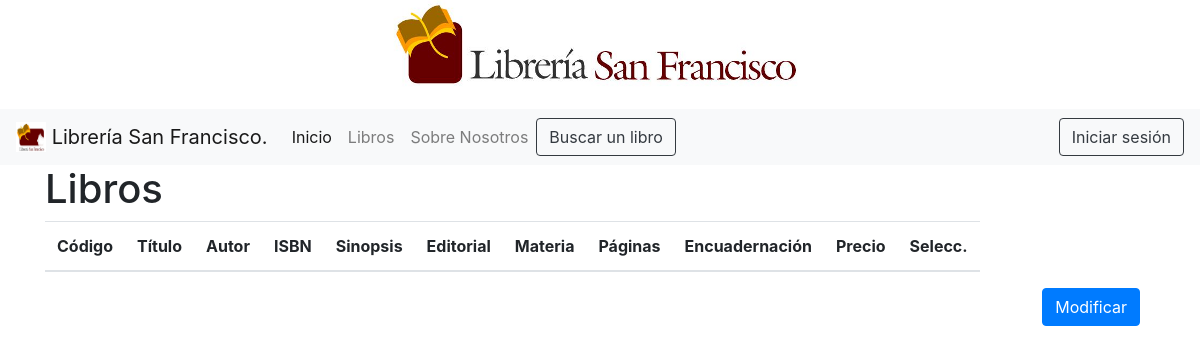
Before: /modificar_libros.php with the older database file.
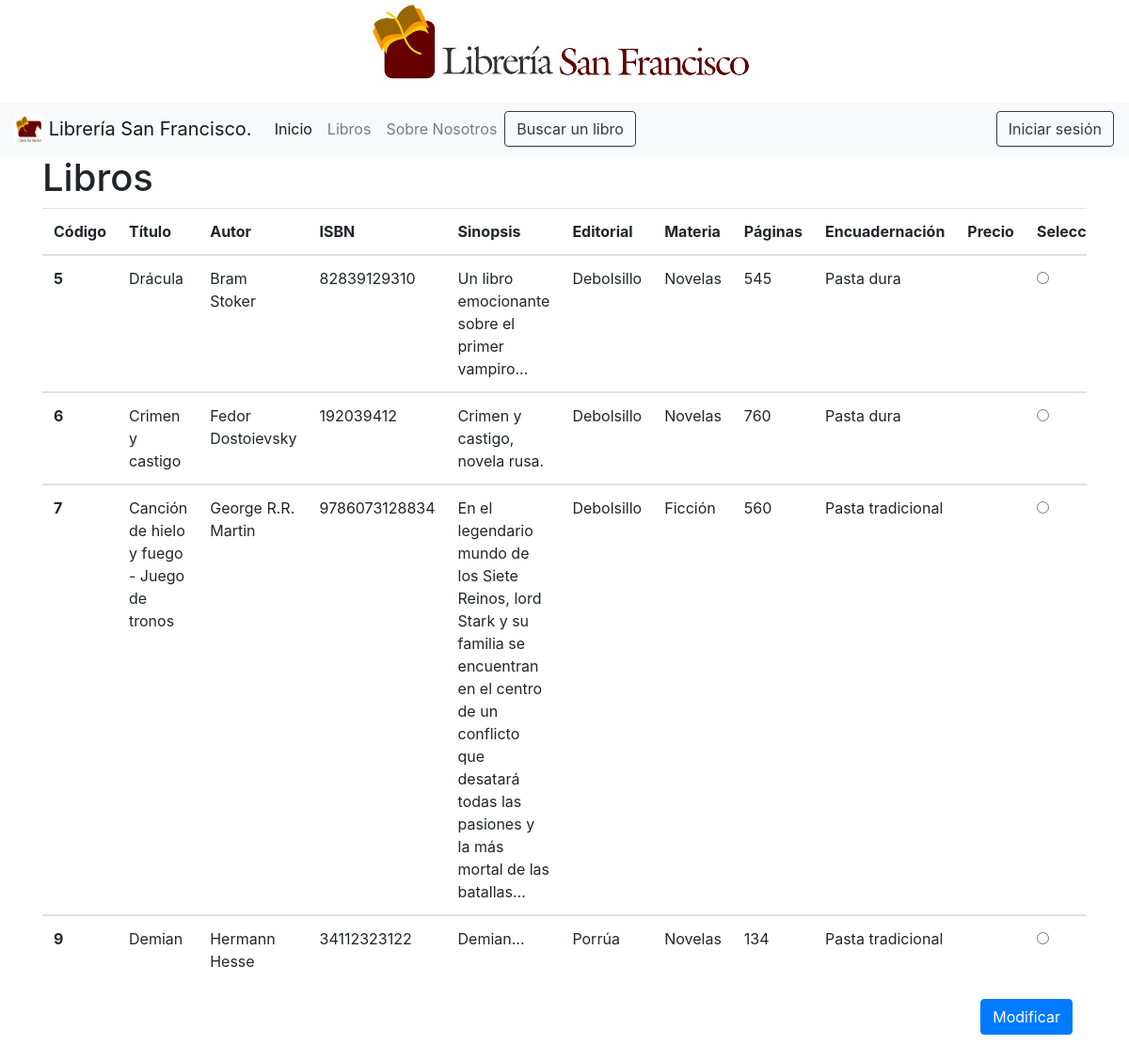
After: the same page with the newer database file.
### tables this page shows
CREATE TABLE `libros` (
  `codigo` int(11) NOT NULL,
  `titulo` varchar(50) NOT NULL,
  `autor` varchar(50) NOT NULL,
  `isbn` varchar(25) NOT NULL,
  `sinopsis` varchar(500) NOT NULL,
  `editorial` varchar(50) NOT NULL,
  `materia` varchar(50) NOT NULL,
  `paginas` int(11) NOT NULL,
  `encuadernacion` varchar(25) NOT NULL
);

### modificar_libros.php (the view, shortened to what this page needs)
<?php
require 'conexion.php';
$sql = "SELECT * FROM libros";
$resultado = $conexion->query($sql);
?>
<!DOCTYPE html>
<html>
<head>
</head>
<body>
	<?php include 'navbar.php'; ?>
	<div class="container" style="margin:auto;">
                <h1>Libros</h1>
                <form action="modificando_libro.php" method="post">
                    <table class="table table-responsive">
                        <thead>
                            <tr>
                                <th scope="col">Código</th>
                                <th scope="col">Título</th>
                                <th scope="col">Autor</th>
                                <th scope="col">ISBN</th>
                                <th scope="col">Sinopsis</th>
                                <th scope="col">Editorial</th>
                                <th scope="col">Materia</th>
                                <th scope="col">Páginas</th>
                                <th scope="col">Encuadernación</th>
                                <th scope="col">Precio</th>
                                <th scope="col">Selecc.</th>
                            </tr>
                        </thead>
                        <?php while($row = $resultado->fetch_assoc()):?>
                        <?php
                        	$codigo = $row["codigo"];
                            $titulo = $row["titulo"];
                            $autor = $row["autor"];
                            $isbn = $row["isbn"];
                            $sinopsis = $row["sinopsis"];
                            $editorial = $row["editorial"];
                            $materia = $row["materia"];
                            $paginas = $row["paginas"];
                            $encuadernacion = $row["encuadernacion"];
                            $precio = $row["precio"];
                        ?>
                        <tbody>
                            <tr>
                                <th scope="row"><?php echo $codigo ?></th>
                                <td><?php echo $titulo ?></td>
                                <td><?php echo $autor ?></td>
                                <td><?php echo $isbn ?></td>
                                <td><?php echo $sinopsis ?></td>
                                <td><?php echo $editorial ?></td>
                                <td><?php echo $materia ?></td>
                                <td><?php echo $paginas ?></td>
                                <td><?php echo $encuadernacion ?></td>
                                <td><?php echo $precio ?></td>
                                <td><input type="radio" value="<?php echo $codigo ?>" name="seleccion"></td>
                            </tr>
                            <?php endwhile; ?>
                        </tbody>
                    </table>
                    <div class="container" align="right">
                    	<button type="submit" class="btn btn-primary" name="send">Modificar</button>
                    </div>
                </form>
            </div>
</body>
</html>

Changed rows visible on the page:
added libros: codigo "5", titulo "Drácula", autor "Bram Stoker", isbn "82839129310", sinopsis "Un libro emocionante sobre el primer vampiro...", editorial "Debolsillo", materia "Novelas", paginas "545", encuadernacion "Pasta dura"
added libros: codigo "6", titulo "Crimen y castigo", autor "Fedor Dostoievsky", isbn "192039412", sinopsis "Crimen y castigo, novela rusa.", editorial "Debolsillo", materia "Novelas", paginas "760", encuadernacion "Pasta dura"
added libros: codigo "7", titulo "Canción de hielo y fuego - Juego de tronos", autor "George R.R. Martin", isbn "9786073128834", sinopsis "En el legendario mundo de los Siete Reinos, lord Stark y su familia se encuentran en el centro de un conflicto que desatará todas las pasiones y la más mortal de las batallas...", editorial "Debolsillo", materia "Ficción", paginas "560", encuadernacion "Pasta tradicional"
added libros: codigo "9", titulo "Demian", autor "Hermann Hesse", isbn "34112323122", sinopsis "Demian...", editorial "Porrúa", materia "Novelas", paginas "134", encuadernacion "Pasta tradicional"
